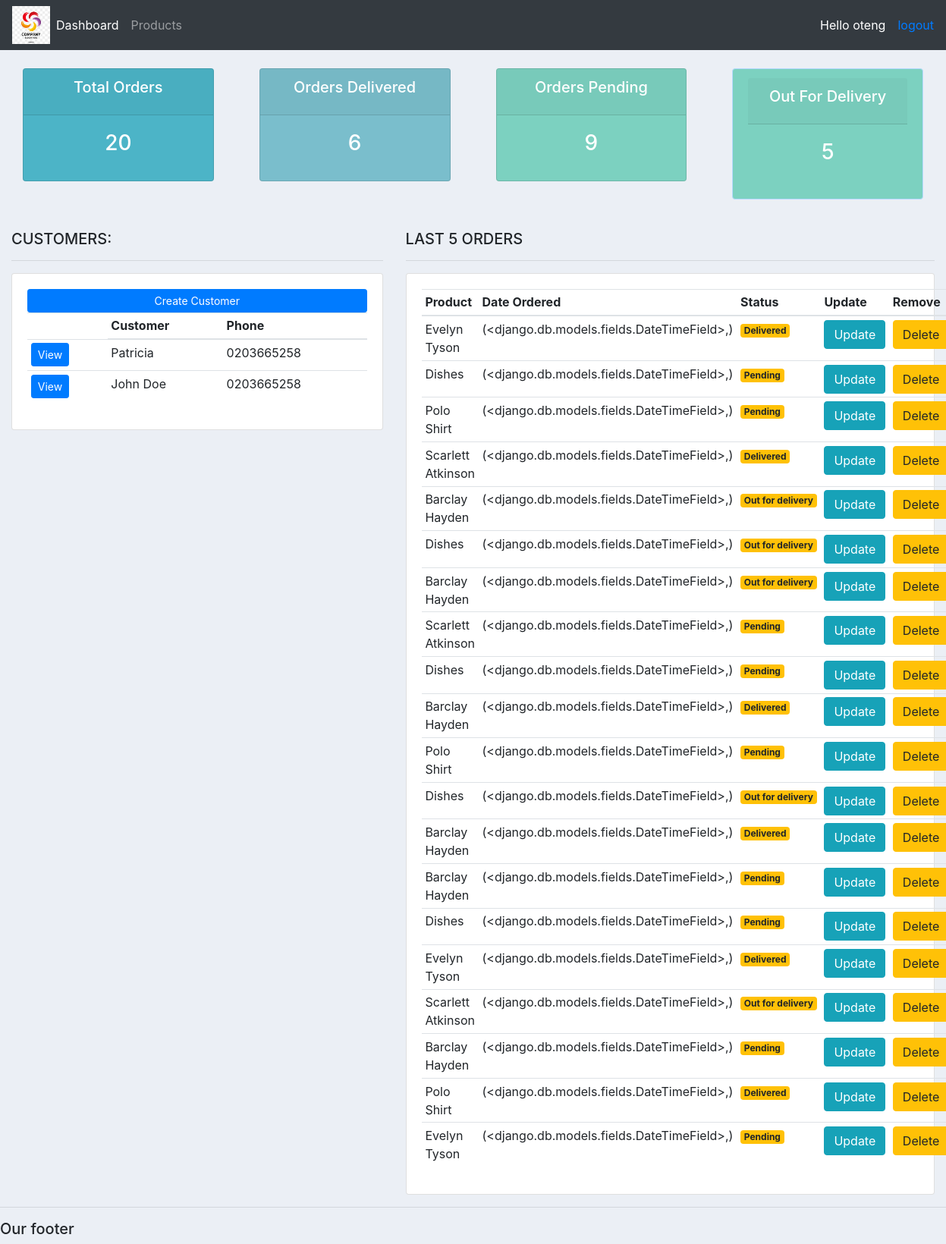
The app's page / (signed in) with its own data.
### accounts/models.py (models this page shows, shortened)
class Customer(models.Model):
    name= models.CharField(max_length=200, null=True)
    phone = models.CharField(max_length=200, null=True)
    email = models.CharField(max_length=200, null=True)
    created_at = models.DateTimeField(auto_now_add=True)

class Order(models.Model):
    STATUSES = (
        ('Pending', 'Pending'),
        ('Out for delivery', 'Out for delivery'),
        ('Delivered', 'Delivered')
    )
    customer = models.ForeignKey(Customer, null=True, on_delete=models.SET_NULL)
    product = models.ForeignKey(Product, null=True, on_delete=models.SET_NULL)
    created_at = models.DateTimeField(auto_now_add=True),
    status = models.CharField(max_length=200, null=True, choices=STATUSES)
    note = models.CharField(max_length=200, null=True)

class Product(models.Model):
    CATEGORY = (
        ('Indoor', 'Indoor'),
        ('Out Door', 'Out Door'),
    )
    name = models.CharField(max_length=200, null=True)
    price = models.FloatField()
    category =models.CharField(max_length=200, null=True, choices=CATEGORY)
    description = models.TextField(max_length=200, null=True)
    tags = models.ManyToManyField(Tag)
    created_at = models.DateTimeField(auto_now_add=True)
    def __str__(self):
        return self.name

### accounts/decorators.py (the view)
    def wrapper_func(request, *args, **kwargs):
        group = None
        if request.user.groups.exists():
            group = request.user.groups.all()[0].name
        if group == 'admin':
            return view_func(request, *args, **kwargs)
        if group == 'customer':
            return redirect('user_page')

### accounts/views.py (called while the page is built)
@login_required(login_url='auth_login')
@admin_only
def home(request):
    orders = Order.objects.all()
    customers = Customer.objects.all()
    total_customers = customers.count()
    total_orders = orders.count()
    pending_orders = orders.filter(status='Pending').count()
    out_for_delivery = orders.filter(status='Out for delivery').count()
    delivered_orders = orders.filter(status='Delivered').count()
    response = {'orders': orders, 'customers':customers, 'total_customers':total_customers, 'pending_orders':pending_orders, 'delivered_orders':delivered_orders, 'total_orders':total_orders, 'out_for_delivery':out_for_delivery}
    return render(request, 'accounts/dashboard.html', response)

### accounts/templates/accounts/dashboard.html
{%  extends 'accounts/main.html' %}
{% block content %}
{%  include 'accounts/status.html' %}
<br>
<div class="row">
	<div class="col-md-5">
		<h5>CUSTOMERS:</h5>
		<hr>
		<div class="card card-body">
			<a class="btn btn-primary  btn-sm btn-block" href="">Create Customer</a>
			<table class="table table-sm">
				<thead>
					<tr>
						<td></td>
						<th>Customer</th>
						<th>Phone</th>
					</tr>
				</thead>
				<tbody>
				{% for customer in customers%}
					<tr>
						<td><a href="{% url 'view_customer' customer.id%}" class="btn btn-sm btn-primary">View</a> </td>
						<td>{{customer.name}}</td>
						<td>{{customer.phone}}</td>
					</tr>
				{% endfor%}
				</tbody>
			</table>
		</div>
	</div>
	<div class="col-md-7">
		<h5>LAST 5 ORDERS</h5>
		<hr>
		<div class="card card-body">
			<table class="table table-sm">
				<thead>
					<tr>
						<th>Product</th>
						<th>Date Ordered</th>
						<th>Status</th>
						<th>Update</th>
						<th>Remove</th>
					</tr>
				</thead>
				<tbody>
					{% for order in orders %}
						<tr>
							<td>{{order.product}}</td>
							<td>{{order.created_at}}</td>
							<td><span class="badge badge-warning">{{order.status}}</span></td>
							<td><a class="btn btn-info sm-btn" href="{% url 'order_update' order.id %}">Update</a></td>
							<td><a class="btn btn-warning sm-btn" href="{% url 'order_delete' order.id %}">Delete</a></td>
						</tr>
					{% endfor %}
				</tbody>
			</table>
		</div>
	</div>
</div>
{% endblock %}

### accounts/templates/accounts/main.html (shortened to what this page needs)
{% load static %}
<!DOCTYPE html>
<html>
<head>
	<link rel="stylesheet" href="https://stackpath.bootstrapcdn.com/bootstrap/4.3.1/css/bootstrap.min.css">
	<link rel="stylesheet" type="text/css" href="{% static '/css/main.css' %}">
</head>
<body>
	{%  include 'accounts/navbar.html' %}
	<div class="container-fluid">
	{% block content %}
	{% endblock %}
    </div>
	<hr>
	<h5>Our footer</h5>
</body>
</html>

### accounts/templates/accounts/navbar.html (shortened to what this page needs)
{% load static %}
<nav class="navbar navbar-expand-lg navbar-dark bg-dark">
  <img src="{% static 'images/sample.jpg' %}" style="width: 50px;">
  {% if request.user.is_staff %}
    <div class="collapse navbar-collapse" id="navbarNav">
      <ul class="navbar-nav">
        <li class="nav-item active">
          <a class="nav-link" href="{% url 'dashboard' %}">Dashboard</a>
        </li>
        <li class="nav-item">
          <a class="nav-link" href="{% url 'products' %}">Products</a>
        </li>
      </ul>
    </div>
  {% endif%}
  <span style="color:white;">Hello {{request.user}} </span> &emsp;
  <span ><a href="{% url 'auth_logout' %}">logout</a> </span>
</nav>

### accounts/templates/accounts/status.html
<br>
<div class="row">
	<div class="col">
		<div class="col-md">
			<div class="card text-center text-white  mb-3" id="total-orders">
			  	<div class="card-header">
			  		<h5 class="card-title">Total Orders</h5>
			  	</div>
			  	<div class="card-body">
			    	<h3 class="card-title">{{total_orders}}</h3>
			  	</div>
			</div>
		</div>
	</div>
	<div class="col">
		<div class="col-md">
			<div class="card text-center text-white  mb-3" id="orders-delivered">
			  	<div class="card-header">
			  		<h5 class="card-title">Orders Delivered</h5>
			  	</div>
			  	<div class="card-body">
			    	<h3 class="card-title">{{delivered_orders}}</h3>
			  	</div>
			</div>
		</div>
	</div>
	<div class="col">
		<div class="col-md">
			<div class="card text-center text-white  mb-3" id="orders-pending">
			  	<div class="card-header">
			  		<h5 class="card-title">Orders Pending</h5>
			  	</div>
			  	<div class="card-body">
			    	<h3 class="card-title">{{pending_orders}}</h3>
			  	</div>
			</div>
		</div>
	</div>
	<div class="col">
		<div class="col-md">
			<div class="card text-center alert alert-primary text-white  mb-3" id="out_for_delivery">
			  	<div class="card-header">
			  		<h5 class="card-title">Out For Delivery</h5>
			  	</div>
			  	<div class="card-body">
			    	<h3 class="card-title">{{out_for_delivery}}</h3>
			  	</div>
			</div>
		</div>
	</div>
</div>

### static/css/main.css (style rules this page uses)
body { background-color: #ebeff5; }
#total-orders { background-color: #4cb4c7; }
#orders-delivered { background-color: #7abecc; }
#orders-pending { background-color: #7CD1C0; }
#out_for_delivery { background-color: #7CD1C0; }

### records on screen
Customer: name "Patricia", phone "0203665258"
Customer: name "John Doe", phone "0203665258"
Order: product "Evelyn Tyson", created_at "(<django.db.models.fields.DateTimeField>,)", status "Delivered"
Order: product "Dishes", created_at "(<django.db.models.fields.DateTimeField>,)", status "Pending"
Order: product "Polo Shirt", created_at "(<django.db.models.fields.DateTimeField>,)", status "Pending"
Order: product "Scarlett Atkinson", created_at "(<django.db.models.fields.DateTimeField>,)", status "Delivered"
Order: product "Barclay Hayden", created_at "(<django.db.models.fields.DateTimeField>,)", status "Out for delivery"
Order: product "Dishes", created_at "(<django.db.models.fields.DateTimeField>,)", status "Out for delivery"
Order: product "Barclay Hayden", created_at "(<django.db.models.fields.DateTimeField>,)", status "Out for delivery"
Order: product "Scarlett Atkinson", created_at "(<django.db.models.fields.DateTimeField>,)", status "Pending"
Order: product "Dishes", created_at "(<django.db.models.fields.DateTimeField>,)", status "Pending"
Order: product "Barclay Hayden", created_at "(<django.db.models.fields.DateTimeField>,)", status "Delivered"
Order: product "Polo Shirt", created_at "(<django.db.models.fields.DateTimeField>,)", status "Pending"
Order: product "Dishes", created_at "(<django.db.models.fields.DateTimeField>,)", status "Out for delivery"
Order: product "Barclay Hayden", created_at "(<django.db.models.fields.DateTimeField>,)", status "Delivered"
Order: product "Barclay Hayden", created_at "(<django.db.models.fields.DateTimeField>,)", status "Pending"
Order: product "Dishes", created_at "(<django.db.models.fields.DateTimeField>,)", status "Pending"
Order: product "Evelyn Tyson", created_at "(<django.db.models.fields.DateTimeField>,)", status "Delivered"
Order: product "Scarlett Atkinson", created_at "(<django.db.models.fields.DateTimeField>,)", status "Out for delivery"
Order: product "Barclay Hayden", created_at "(<django.db.models.fields.DateTimeField>,)", status "Pending"
Order: product "Polo Shirt", created_at "(<django.db.models.fields.DateTimeField>,)", status "Delivered"
Order: product "Evelyn Tyson", created_at "(<django.db.models.fields.DateTimeField>,)", status "Pending"

### other values on screen
{{ request.user }} "oteng"
{{ total_orders }} "20"
{{ delivered_orders }} "6"
{{ pending_orders }} "9"
{{ out_for_delivery }} "5"
